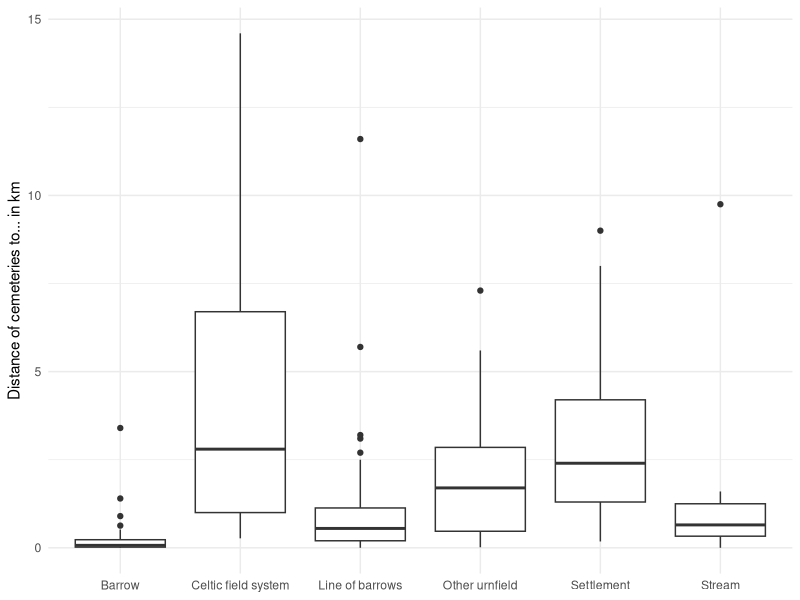

Generate this figure with R:
library(ggplot2)
library(readr)
library(tidyr)
library(dplyr)

distanceData <- read_csv("jang_data/west_jutland_cemetery_distances.csv") %>% 
  pivot_longer(
    cols = !starts_with("Site"),  # All columns that represent distances
    names_to = "Feature_Type",
    values_to = "Distance"
  )

ggplot(distanceData, aes(x = Feature_Type, y = Distance)) +
  geom_boxplot() +
  labs(
  #  x = "Feature Type",
    y = "Distance of cemeteries to... in km"
  ) +
  theme_minimal()+
  theme(
    axis.title.x = element_blank()
  ) 


